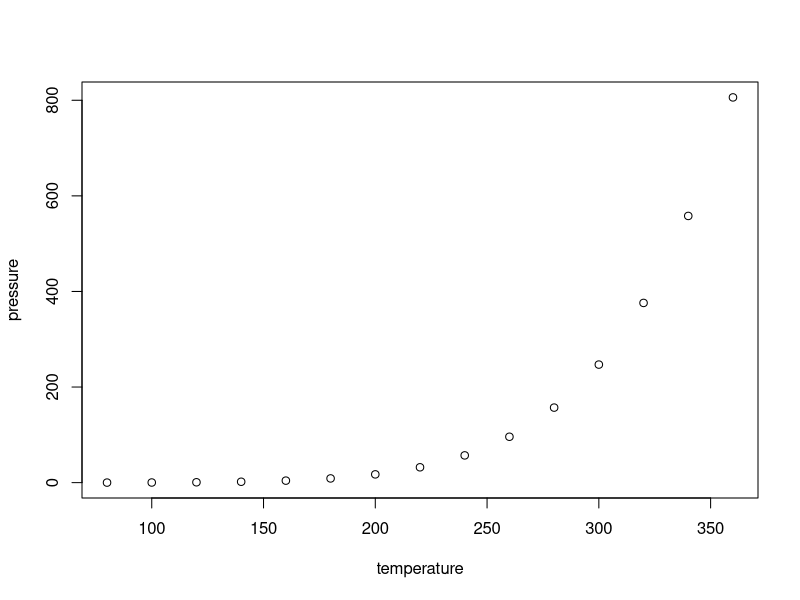

Recreate this plot in R.
## ---- chunk 1
knitr::opts_chunk$set(echo = FALSE)
## ---- chunk 2
summary(cars)
## ---- chunk 3
new <- subset (pressure, temperature > 60)
plot(new)
